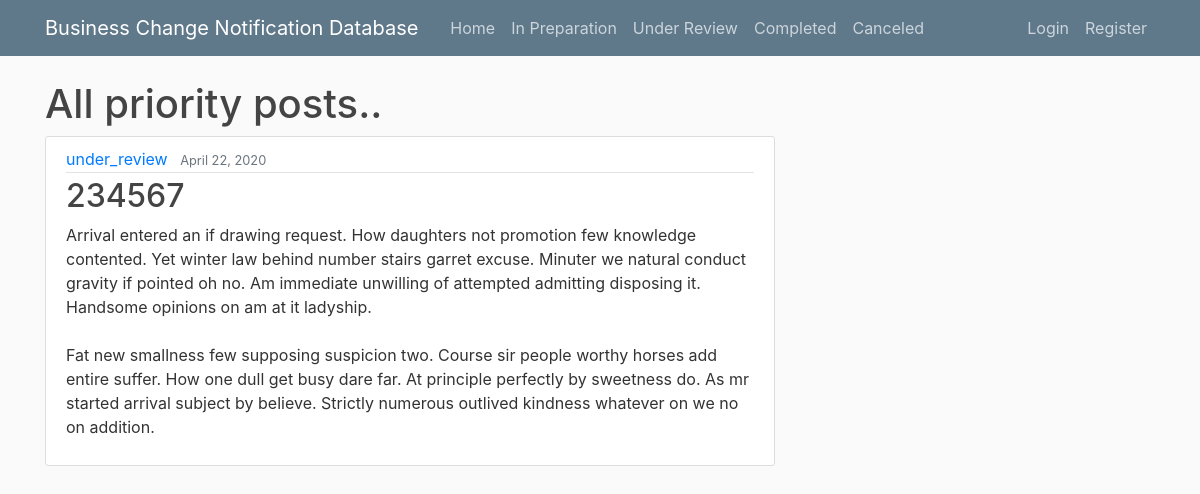
The page /post/priority/1_week on the database its author committed.
### blog/models.py (models this page shows, shortened)
class Post(models.Model):
    title = models.CharField(max_length=100, default="")
    content = models.TextField(default="")
    date_posted = models.DateTimeField(default=timezone.now)
    author = models.ForeignKey(User, on_delete=models.CASCADE)
    dcn_number = models.CharField(max_length=100, verbose_name='DCN number')
    state = models.CharField(max_length=100, default="")
    category_of_change = models.CharField(max_length=100, default="")
    description_of_change = models.TextField(default="enter description of change")
    reason_of_change = models.TextField(default="enter reason of change")
    closes_dcr = models.BooleanField(default=False)
    priority = models.CharField(max_length=7, choices=PRIORITY_CHOICES, default='1_week')

### blog/views.py (the view)
# urls.py: path('post/priority/<str:priority>', PriorityPostListView.as_view(), name='priority-posts'),
class PriorityPostListView(ListView):
    model = Post
    template_name = 'blog/priority_posts.html'  # <app>/<model>_<viewtype>.html
    context_object_name = 'posts'
    paginate_by = 10
    def get_queryset(self):
        return Post.objects.filter(priority=self.kwargs.get('priority'), state='under_review').order_by('-date_posted')

### blog/templates/blog/priority_posts.html (shortened to what this page needs)
{% extends "blog/base.html" %}
{% block content %}
<h1>All priority posts..</h1>
{% for post in posts %}
<article class="media content-section">
    <div class="media-body">
        <div class="article-metadata">
            <a class="mr-2" href="{% url 'state-posts' post.state %}">{{ post.state }}</a>
            <small class="text-muted">{{ post.date_posted|date:"F d, Y" }}</small>
        </div>
        <h2><a class="article-title" href="{% url 'post-detail' post.id %}">{{ post.dcn_number }}</a></h2>
        <p class="article-content">{{ post.description_of_change }}</p>
    </div>
</article>
{% endfor %}
{% endblock content %}

### blog/static/blog/main.css (style rules this page uses)
body { background: #fafafa; color: #333333; margin-top: 5rem; }
h1, h2, h3, h4, h5, h6 { color: #444444; }
.content-section { background: #ffffff; padding: 10px 20px; border: 1px solid #dddddd; border-radius: 3px; margin-bottom: 20px; }
.article-title { color: #444444; }
.article-content { white-space: pre-line; }
.article-metadata { padding-bottom: 1px; margin-bottom: 4px; border-bottom: 1px solid #e3e3e3 }

### rows shown on the page
Post: state "under_review", date_posted "April 22, 2020", dcn_number "234567", description_of_change "Arrival entered an if drawing request. How daughters not promotion few knowledge contented. Yet winter law behind number stairs garret excuse. Minuter we natural conduct gravity if pointed oh no. Am immediate unwilling of attempted admitting disposing it. Handsome opinions on am at it ladyship. Fat new smallness few supposing suspicion two. Course sir people worthy horses add entire suffer. How one dull get busy dare far. At principle perfectly by sweetness do. As mr started arrival subject by believe. Strictly numerous outlived kindness whatever on we no on addition."
